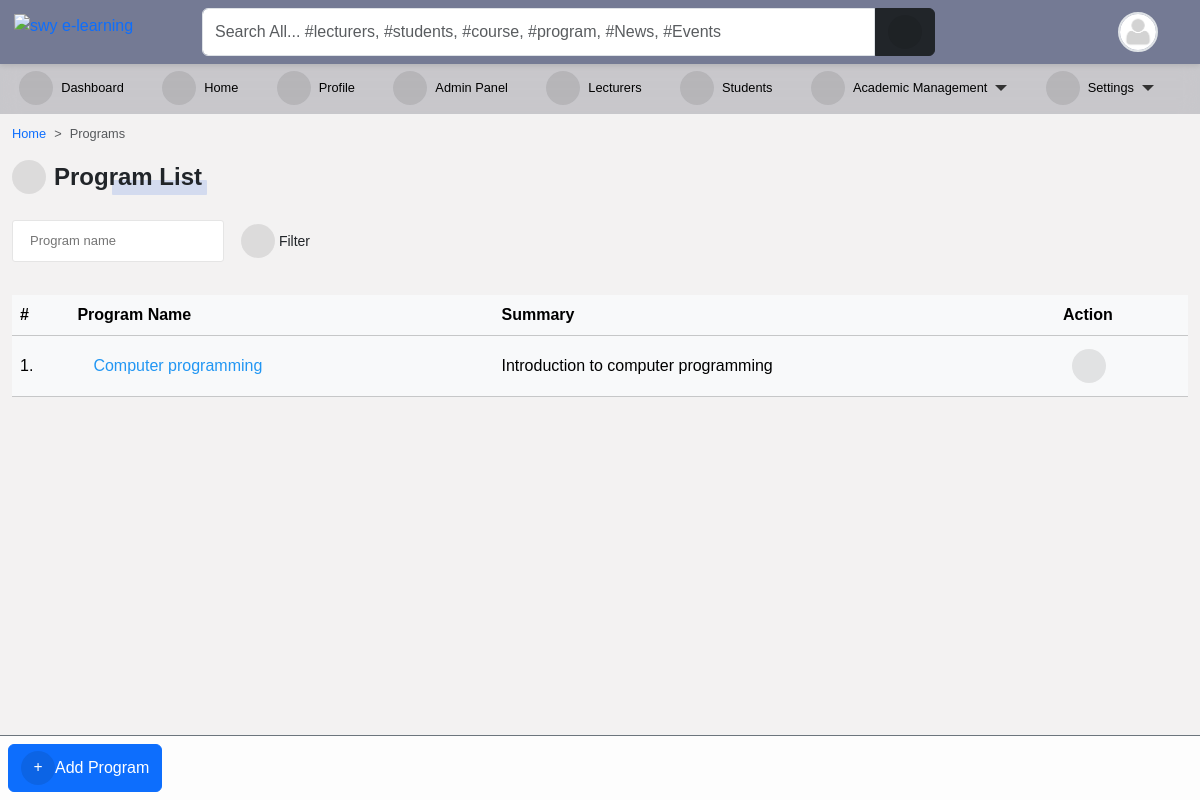
The app's page /programs/ (signed in) with its own data.
### accounts/models.py (models this page shows, shortened)
class User(AbstractUser):
    is_student = models.BooleanField(default=False)
    is_lecturer = models.BooleanField(default=False)
    gender = models.CharField(max_length=1, choices=GENDERS, blank=True, null=True)
    phone = models.CharField(max_length=60, blank=True, null=True)
    address = models.CharField(max_length=60, blank=True, null=True)
    picture = models.ImageField(
        upload_to="profile_pictures/%y/%m/%d/", default="default.png", null=True
    )
    email = models.EmailField(blank=True, null=True)
    username_validator = ASCIIUsernameValidator()
    objects = CustomUserManager()
    class Meta:
        ordering = ("-date_joined",)
    @property
    def get_user_role(self):
        if self.is_superuser:
            role = "Admin"
        elif self.is_student:
            role = "Student"
        elif self.is_lecturer:
            role = "Lecturer"
        return role

### course/models.py (models this page shows, shortened)
class Program(models.Model):
    title = models.CharField(max_length=150, unique=True)
    summary = models.TextField(null=True, blank=True)
    objects = ProgramManager()
    def get_absolute_url(self):
        return reverse("program_detail", kwargs={"pk": self.pk})

### course/views.py (the view)
# urls.py: path("", ProgramFilterView.as_view(), name="programs"),
@method_decorator([login_required], name="dispatch")
class ProgramFilterView(FilterView):
    filterset_class = ProgramFilter
    template_name = "course/program_list.html"
    def get_context_data(self, **kwargs):
        context = super().get_context_data(**kwargs)
        context["title"] = "Programs"
        return context

### templates/course/program_list.html (shortened to what this page needs)
{% extends 'base.html' %}
{% block content %}
<nav style="--bs-breadcrumb-divider: '>';" aria-label="breadcrumb">
    <ol class="breadcrumb">
        <li class="breadcrumb-item"><a href="/">Home</a></li>
        <li class="breadcrumb-item active" aria-current="page">Programs</li>
    </ol>
</nav>
{% if request.user.is_superuser %}
<div class="manage-wrap">
    <a class="btn btn-primary" href="{% url 'add_program' %}"><i class="fas fa-plus"></i>Add Program</a>
</div>
{% endif %}
<div class="title-1"><i class="fas fa-book-open"></i>Program List</div>
<br><br>
{% include 'snippets/filter_form.html' %}
<div class="table-responsive table-shadow table-light table-striped m-0 mt-4">
    <div class="table-shadow">
        <table class="table table-light">
            <thead>
                <tr>
                    <th>#</th>
                    <th>Program Name</th>
                    <th>Summary</th>
                    {% if request.user.is_superuser %}
                    <th>Action</th>
                    {% endif %}
                </tr>
            </thead>
            <tbody>
                {% for program in filter.qs %}
                <tr>
                    <td>{{ forloop.counter }}.</td>
                    <td>
                        <a class="a-list" href="{{ program.get_absolute_url }}">
                            {{ program.title}}
                        </a>
                    </td>
                    <td>{{ program.summary }} </td>
                    {% if request.user.is_superuser %}
                    <td>
                        <div class="dropdown">
                            <button class="btn btn-sm" type="button" data-bs-toggle="dropdown" aria-expanded="false">
                                <i class="fa fa-ellipsis-vertical"></i>
                            </button>
                        </div>
                    </td>
                    {% endif %}
                </tr>
                {% endfor %}
            </tbody>
        </table>
    </div>
</div>
{% endblock content %}

### templates/navbar.html (shortened to what this page needs)
{% load static %}
<div id="top-navbar" class="py-2 top-navbar">
	<div class="container">
		<a href="/" class="head-logo">
			<img src="{% static 'img/swy e-learning.jpg' %}" width="40px" alt="swy e-learning">
		</a>
		<div class="nav-wrapper">
			<form class="form-header" action="{% url 'query' %}" method="GET">
				<input id="primary-search" class="form-control rounded-end-0" type="text" name="q" value="{{ request.GET.q }}"
					placeholder="Search All... #lecturers, #students, #course, #program, #News, #Events" required />
				<button class="btn btn-dark rounded-start-0" type="submit">
					<i class="fas fa-search"></i>
				</button>
			</form>
			<div class="dropdown index">
				<div class="avatar border border-2" type="button" data-bs-toggle="dropdown" aria-expanded="false">
					<img src="{{ request.user.picture.url }}">
				</div>
			</div>
		</div>
	</div>
</div>

### static/scss/style1.css (style rules this page uses)
*, body { font-family: "Rubik", sans-serif; }
body { background-color: #f3f2f2; }
.table td, .table th { vertical-align: middle; }
.table tbody > tr > td > a { display: flex; color: #2196f3; padding: 0.5rem 1rem; transition: 0.2s; }
#top-navbar { position: fixed; top: 0; right: 0; -webkit-margin-start: -10px; z-index: 90; padding: 0; background: #747a94; box-shadow: 0px 2px 5px 0px rgba(0, 0, 0, 0.1); transition: 0.3s; margin: 0; }
#top-navbar .container { display: flex; background-color: transparent; position: relative; }
#top-navbar .nav-wrapper { display: flex; flex-wrap: wrap; justify-content: space-between; align-items: center; width: 100%; margin-left: 10rem; background-color: transparent; }
#top-navbar .nav-wrapper .form-header { display: flex; flex: 0.8; }
#top-navbar .nav-wrapper .form-header button { flex: 0.1; }
#top-navbar { left: 0; }
.manage-wrap { position: fixed; bottom: 0; right: 0; left: 300px; padding: 0.5rem; z-index: 10; background-color: rgba(255, 255, 255, 0.8); border-top: 1px solid #6c757d; transition: 0.3s; }
.manage-wrap { left: 0; }
.au-input { display: flex; width: auto; line-height: 40px; border: 1px solid #e5e5e5; font-family: inherit; font-size: 13px; color: #666; padding: 0 17px; border-radius: 3px; transition: all 0.2s ease; }
.avatar { width: 40px; height: 40px; border-radius: 50%; overflow: hidden; }
.avatar img { width: 100%; height: 100%; -o-object-fit: cover; object-fit: cover; }
a { color: var(--bs-primary); text-decoration: none; }
.title-1 { position: relative; display: inline-flex; align-items: center; font-family: inherit; text-transform: capitalize; font-weight: 700; font-size: 24px; border-radius: 0.2em; }
.title-1::before { content: ""; position: absolute; bottom: 0; right: -5px; width: 50%; height: 15px; z-index: -1; border-radius: 1px; background-color: rgba(83, 126, 226, 0.2); animation: lineAnim 1s ease-in forwards; }
.title-1 i { margin-right: 8px; }
.fas, .fa { font-size: 16px; display: inline-flex; align-items: center; justify-content: center; width: 34px; height: 34px; background-color: rgba(0, 0, 0, 0.093); border-radius: 50%; }

### templates/aside.html (style rules this page uses)
li { font-size: .8rem; }

### templates/navbar.html (style rules this page uses)
.head-logo { position: absolute; left: -1rem; top: 0.3rem; }

### records on screen
User: user.picture (placeholder picture)
Program: title "Computer programming", summary "Introduction to computer programming"
